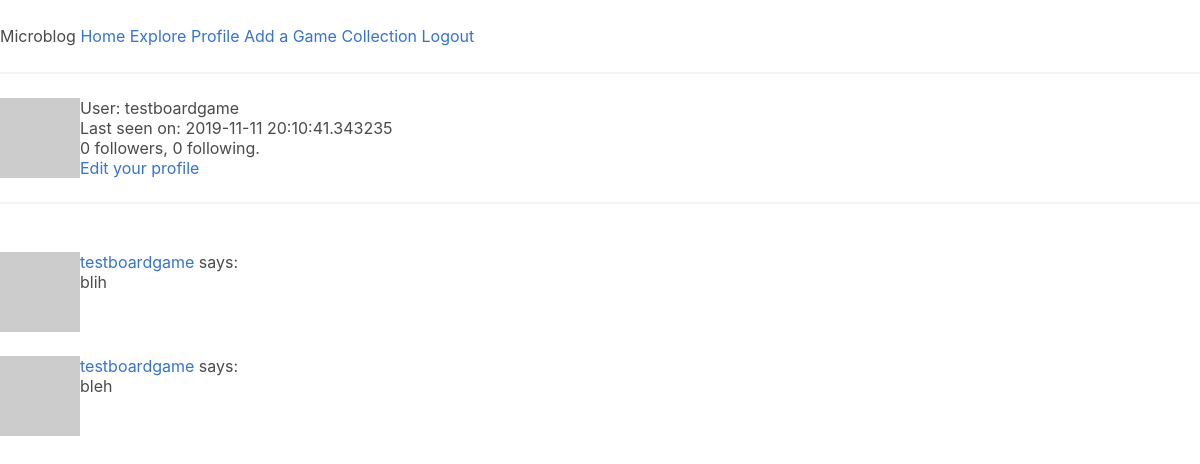
The page /user/testboardgame (signed in) on the database as committed earlier.
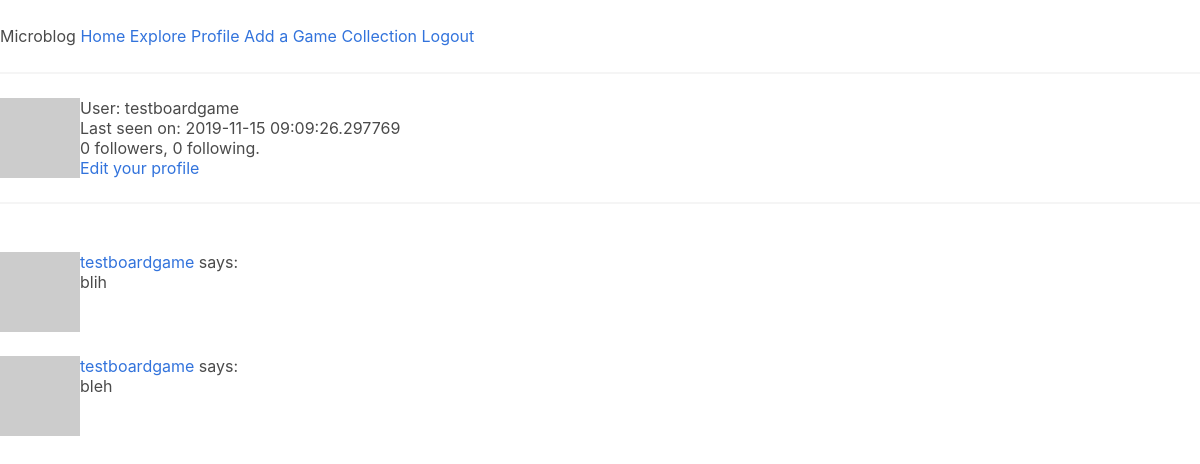
The same page on the database as committed later.
### app/models.py (models this page shows, shortened)
class User(UserMixin, db.Model):
    id = db.Column(db.Integer, primary_key=True)
    username = db.Column(db.String(64), index=True, unique=True)
    email = db.Column(db.String(120), index=True, unique=True)
    password_hash = db.Column(db.String(128))
    posts = db.relationship("Post", backref="author", lazy="dynamic")
    about_me = db.Column(db.String(140))
    last_seen = db.Column(db.DateTime, default=datetime.utcnow)
    followed = db.relationship(
        "User",
        secondary=followers,
        primaryjoin=(followers.c.follower_id == id),
        secondaryjoin=(followers.c.followed_id == id),
        backref=db.backref("followers", lazy="dynamic"),
        lazy="dynamic",
    )
    collection = db.relationship("Boardgame", secondary=boardgames, lazy="dynamic")
    def avatar(self, size):
        digest = md5(self.email.lower().encode("utf-8")).hexdigest()
        return "https://www.gravatar.com/avatar/{}?d=identicon&s={}".format(
            digest, size
        )

class Post(db.Model):
    id = db.Column(db.Integer, primary_key=True)
    body = db.Column(db.String(140))
    timestamp = db.Column(db.DateTime, index=True, default=datetime.utcnow)
    user_id = db.Column(db.Integer, db.ForeignKey("user.id"))

### app/routes.py (the view)
@app.route("/user/<username>")
@login_required
def user(username):
    user = User.query.filter_by(username=username).first_or_404()
    page = request.args.get("page", 1, type=int)
    posts = user.posts.order_by(Post.timestamp.desc()).paginate(
        page, app.config["POSTS_PER_PAGE"], False
    )
    next_url = (
        url_for("user", username=user.username, page=posts.next_num)
        if posts.has_next
        else None
    )
    prev_url = (
        url_for("user", username=user.username, page=posts.prev_num)
        if posts.has_prev
        else None
    )
    return render_template(
        "user.html", user=user, posts=posts.items, next_url=next_url, prev_url=prev_url
    )

### app/models.py (called while the page is built)
@login.user_loader
def load_user(id):
    return User.query.get(int(id))

### app/routes.py (called while the page is built)
@app.before_request
def before_request():
    if current_user.is_authenticated:
        current_user.last_seen = datetime.utcnow()
        db.session.commit()

### app/templates/user.html (shortened to what this page needs)
﻿{% extends "base.html" %}
{% block content %}
<table>
    <tr valign="top">
        <td><img src="{{ user.avatar(128) }}"></td>
        <td>
            <h1>User: {{ user.username }}</h1>
            {% if user.last_seen %}<p>Last seen on: {{ user.last_seen }}</p>{% endif %}
            <p>{{ user.followers.count() }} followers, {{ user.followed.count() }} following.</p>
            {% if user == current_user %}
            <p><a href="{{ url_for('edit_profile') }}">Edit your profile</a></p>
            {% elif not current_user.is_following(user) %}
            <p><a href="{{ url_for('follow', username=user.username) }}">Follow</a></p>
            {% else %}
            <p><a href="{{ url_for('unfollow', username=user.username) }}">Unfollow</a></p>
            {% endif %}
        </td>
    </tr>
</table>
<hr>
    {% for post in posts %}
        {% include '_post.html' %}
    {% endfor %}
{% endblock %}

### app/templates/base.html (shortened to what this page needs)
﻿<html>
<head>
    <link rel="stylesheet" href='/static/css/bulma.css' />
</head>
<body>
    <div>
        {% if current_user.is_anonymous %}
        Microblog:
        <a href="{{ url_for('index') }}">Home</a>
        <a href="{{ url_for('login') }}">Login</a>
        {% else %}
        <hero>Microblog</hero>
        <a href="{{ url_for('index') }}">Home</a>
        <a href="{{ url_for('explore') }}">Explore</a>
        <a href="{{ url_for('user', username=current_user.username) }}">Profile</a>
        <a href="{{ url_for('add_boardgame') }}">Add a Game</a>
        <a href="{{ url_for('collection') }}">Collection</a>
        <a href="{{ url_for('logout') }}">Logout</a>
        {% endif %}
    </div>
    <hr>
    {% block content %}{% endblock %}
</body>
</html>

### app/templates/_post.html
﻿<table>
    <tr valign="top">
        <td><img src="{{ post.author.avatar(36) }}"></td>
        <td>
            <a href="{{ url_for('user', username=post.author.username) }}">
                {{ post.author.username }}
            </a>
            says:<br>{{ post.body }}
        </td>
    </tr>
</table>

Rows that differ between the two databases and show on the page:
changed User "testboardgame": last_seen "2019-11-11 20:10:41.343235" → "2019-11-15 09:09:26.297769"
